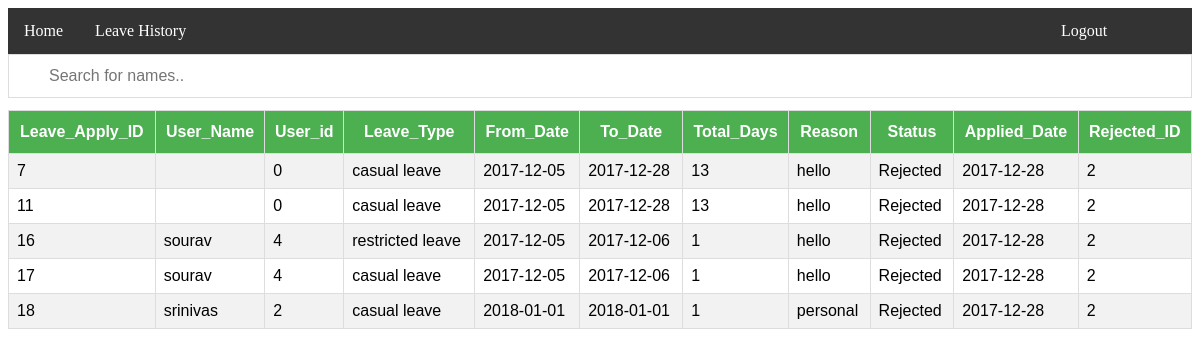
The app's page /login/leave_cancled.php with its own data.
### tables this page shows
CREATE TABLE IF NOT EXISTS `leave_apply` (
  `leave_apply_id` int(11) NOT NULL AUTO_INCREMENT,
  `user_id` int(11) NOT NULL,
  `user_name` varchar(100) NOT NULL,
  `leave_type` varchar(50) NOT NULL,
  `from_date` date NOT NULL,
  `to_date` date NOT NULL,
  `total_days` int(11) NOT NULL,
  `reason` varchar(500) NOT NULL,
  `status` varchar(10) NOT NULL,
  `applied_date` date NOT NULL,
  `approved_date` date DEFAULT NULL,
  `approv_id` int(11) NOT NULL,
  PRIMARY KEY (`leave_apply_id`),
  UNIQUE KEY `leave_apply_id` (`leave_apply_id`)
);

### login/leave_cancled.php (the view, shortened to what this page needs)
<html>
    <head>
    </head>
    <body>
        <div>
            <ul>
                <li><a class="active" href="form/from.php">Home</a></li>
                <li><a href="leave_history.php">Leave History</a></li>
                <li><a href="../login.php" class=right>Logout</a></li>
            </ul>
        </div>
        <div>
            <input type="text" id="myInput" onkeyup="myFunction()" placeholder="Search for names.." title="Type in a name">
             </div>
        <div>
        <?php
           $con=mysqli_connect("localhost","root","","employee");
           $query = "SELECT * FROM leave_apply where status ='Rejected'";
           $result = mysqli_query($con,$query);
           echo "<table id=customers>";
           echo "<tr><th>Leave_Apply_ID</th><th>User_Name</th><th>User_id</th><th>Leave_Type</th><th>From_Date</th><th>To_Date</th><th>Total_Days</th><th>Reason</th><th>Status</th><th>Applied_Date</th><th>Rejected_ID</th></tr>";
           while($row = mysqli_fetch_array($result)){
           echo "<tr><td>" . $row['leave_apply_id'] . "</td><td>" . $row['user_name'] ."</td><td>" . $row['user_id'] . "</td><td>" . $row['leave_type'] . "</td><td>" . $row['from_date'] . "</td><td>" . $row['to_date'] . "</td><td>" . $row['total_days'] . "</td><td>" . $row['reason'] . "</td><td>" . $row['status'] . "</td><td>" . $row['applied_date'] . "</td><td>" . $row['approv_id'] . "</td></tr>";
           }
           echo "</table>";
        ?>
        </div>
    </body>
</html>

### login/leave_cancled.php (style rules this page uses)
#customers { font-family: "Trebuchet MS", Arial, Helvetica, sans-serif; border-collapse: collapse; width: 100%; }
#customers td, #customers th { border: 1px solid #ddd; padding: 8px; }
#customers tr:nth-child(even) { background-color: #f2f2f2; }
#customers th { padding-top: 12px; padding-bottom: 12px; text-align: center; background-color: #4CAF50; color: white; }
ul { list-style-type: none; margin: 0; padding: 0; overflow: hidden; background-color: #333; }
li { float: left; }
li a { display: block; color: white; text-align: center; padding: 14px 16px; text-decoration: none; }
.right { position: absolute; right: 50px; width: 100px; }
#myInput { background-image: url('/css/searchicon.png'); background-position: 10px 10px; background-repeat: no-repeat; width: 100%; font-size: 16px; padding: 12px 20px 12px 40px; border: 1px solid #ddd; margin-bottom: 12px; }

### records on screen
leave_apply: leave_apply_id "7", user "0", leave_type "casual leave", from_date "2017-12-05", to_date "2017-12-28", total_days "13", reason "hello", status "Rejected", applied_date "2017-12-28", approv "2"
leave_apply: leave_apply_id "11", user "0", leave_type "casual leave", from_date "2017-12-05", to_date "2017-12-28", total_days "13", reason "hello", status "Rejected", applied_date "2017-12-28", approv "2"
leave_apply: leave_apply_id "16", user_name "sourav", user "4", leave_type "restricted leave", from_date "2017-12-05", to_date "2017-12-06", total_days "1", reason "hello", status "Rejected", applied_date "2017-12-28", approv "2"
leave_apply: leave_apply_id "17", user_name "sourav", user "4", leave_type "casual leave", from_date "2017-12-05", to_date "2017-12-06", total_days "1", reason "hello", status "Rejected", applied_date "2017-12-28", approv "2"
leave_apply: leave_apply_id "18", user_name "srinivas", user "2", leave_type "casual leave", from_date "2018-01-01", to_date "2018-01-01", total_days "1", reason "personal", status "Rejected", applied_date "2017-12-28", approv "2"
